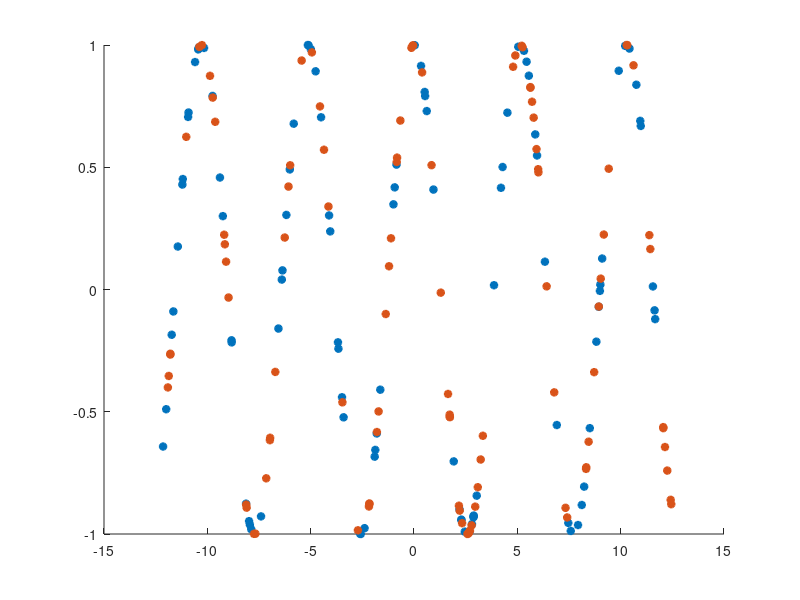

The MATLAB script that drew this image:
x = rand(1,200)*25 - 12.5;
y = cos(pi*x/18*7);

index1 = 1:2:length(x);
index2 = 2:2:length(x);

figure;
hold on;
plot(x(index1),y(index1),'*','LineWidth',2);
plot(x(index2),y(index2),'*','LineWidth',2);

QQ1 = [x(index1)',y(index1)'];
QQ2 = [x(index2)',y(index2)'];

[~,order] = sort(QQ1(:,1),'ascend');
QQ1 = QQ1(order,:);

[~,order] = sort(QQ2(:,1),'ascend');
QQ2 = QQ2(order,:);